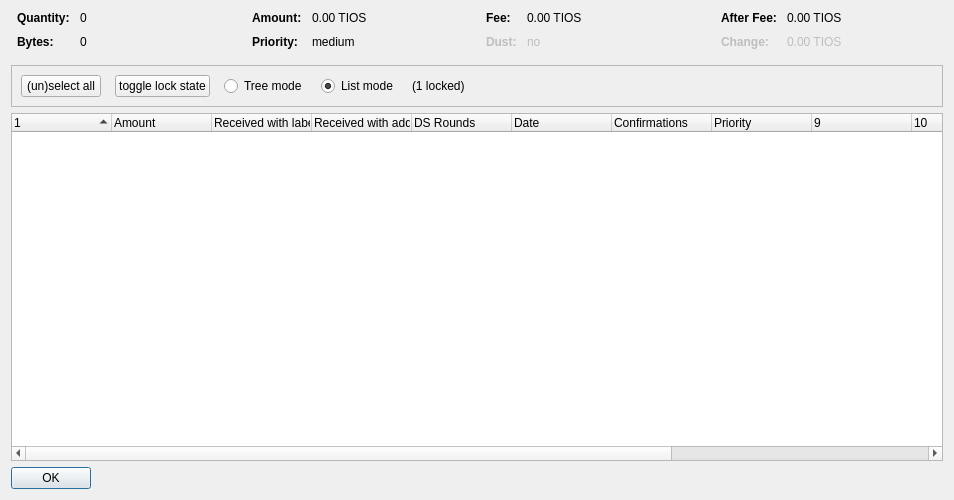
<?xml version="1.0" encoding="UTF-8"?>
<ui version="4.0">
 <class>CoinControlDialog</class>
 <widget class="QDialog" name="CoinControlDialog">
  <property name="geometry">
   <rect>
    <x>0</x>
    <y>0</y>
    <width>954</width>
    <height>500</height>
   </rect>
  </property>
  <property name="windowTitle">
   <string>Coin Selection</string>
  </property>
  <layout class="QVBoxLayout" name="verticalLayout">
   <item>
    <layout class="QHBoxLayout" name="horizontalLayoutTop" stretch="0,0,0,0">
     <property name="topMargin">
      <number>0</number>
     </property>
     <property name="bottomMargin">
      <number>10</number>
     </property>
     <item>
      <layout class="QFormLayout" name="formLayoutCoinControl1">
       <property name="horizontalSpacing">
        <number>10</number>
       </property>
       <property name="verticalSpacing">
        <number>10</number>
       </property>
       <property name="leftMargin">
        <number>6</number>
       </property>
       <property name="rightMargin">
        <number>6</number>
       </property>
       <item row="0" column="0">
        <widget class="QLabel" name="labelCoinControlQuantityText">
         <property name="font">
          <font>
           <weight>75</weight>
           <bold>true</bold>
          </font>
         </property>
         <property name="text">
          <string>Quantity:</string>
         </property>
        </widget>
       </item>
       <item row="0" column="1">
        <widget class="QLabel" name="labelCoinControlQuantity">
         <property name="cursor">
          <cursorShape>IBeamCursor</cursorShape>
         </property>
         <property name="contextMenuPolicy">
          <enum>Qt::ActionsContextMenu</enum>
         </property>
         <property name="text">
          <string notr="true">0</string>
         </property>
         <property name="textInteractionFlags">
          <set>Qt::LinksAccessibleByMouse|Qt::TextSelectableByKeyboard|Qt::TextSelectableByMouse</set>
         </property>
        </widget>
       </item>
       <item row="1" column="0">
        <widget class="QLabel" name="labelCoinControlBytesText">
         <property name="font">
          <font>
           <weight>75</weight>
           <bold>true</bold>
          </font>
         </property>
         <property name="text">
          <string>Bytes:</string>
         </property>
        </widget>
       </item>
       <item row="1" column="1">
        <widget class="QLabel" name="labelCoinControlBytes">
         <property name="cursor">
          <cursorShape>IBeamCursor</cursorShape>
         </property>
         <property name="contextMenuPolicy">
          <enum>Qt::ActionsContextMenu</enum>
         </property>
         <property name="text">
          <string notr="true">0</string>
         </property>
         <property name="textInteractionFlags">
          <set>Qt::LinksAccessibleByMouse|Qt::TextSelectableByKeyboard|Qt::TextSelectableByMouse</set>
         </property>
        </widget>
       </item>
      </layout>
     </item>
     <item>
      <layout class="QFormLayout" name="formLayoutCoinControl2">
       <property name="horizontalSpacing">
        <number>10</number>
       </property>
       <property name="verticalSpacing">
        <number>10</number>
       </property>
       <property name="leftMargin">
        <number>6</number>
       </property>
       <property name="rightMargin">
        <number>6</number>
       </property>
       <item row="0" column="0">
        <widget class="QLabel" name="labelCoinControlAmountText">
         <property name="font">
          <font>
           <weight>75</weight>
           <bold>true</bold>
          </font>
         </property>
         <property name="text">
          <string>Amount:</string>
         </property>
        </widget>
       </item>
       <item row="0" column="1">
        <widget class="QLabel" name="labelCoinControlAmount">
         <property name="cursor">
          <cursorShape>IBeamCursor</cursorShape>
         </property>
         <property name="contextMenuPolicy">
          <enum>Qt::ActionsContextMenu</enum>
         </property>
         <property name="text">
          <string notr="true">0.00 TIOS </string>
         </property>
         <property name="textInteractionFlags">
          <set>Qt::LinksAccessibleByMouse|Qt::TextSelectableByKeyboard|Qt::TextSelectableByMouse</set>
         </property>
        </widget>
       </item>
       <item row="1" column="0">
        <widget class="QLabel" name="labelCoinControlPriorityText">
         <property name="font">
          <font>
           <weight>75</weight>
           <bold>true</bold>
          </font>
         </property>
         <property name="text">
          <string>Priority:</string>
         </property>
        </widget>
       </item>
       <item row="1" column="1">
        <widget class="QLabel" name="labelCoinControlPriority">
         <property name="cursor">
          <cursorShape>IBeamCursor</cursorShape>
         </property>
         <property name="contextMenuPolicy">
          <enum>Qt::ActionsContextMenu</enum>
         </property>
         <property name="text">
          <string>medium</string>
         </property>
         <property name="textInteractionFlags">
          <set>Qt::LinksAccessibleByMouse|Qt::TextSelectableByKeyboard|Qt::TextSelectableByMouse</set>
         </property>
        </widget>
       </item>
      </layout>
     </item>
     <item>
      <layout class="QFormLayout" name="formLayoutCoinControl3">
       <property name="horizontalSpacing">
        <number>10</number>
       </property>
       <property name="verticalSpacing">
        <number>10</number>
       </property>
       <property name="leftMargin">
        <number>6</number>
       </property>
       <property name="rightMargin">
        <number>6</number>
       </property>
       <item row="0" column="0">
        <widget class="QLabel" name="labelCoinControlFeeText">
         <property name="font">
          <font>
           <weight>75</weight>
           <bold>true</bold>
          </font>
         </property>
         <property name="text">
          <string>Fee:</string>
         </property>
        </widget>
       </item>
       <item row="0" column="1">
        <widget class="QLabel" name="labelCoinControlFee">
         <property name="cursor">
          <cursorShape>IBeamCursor</cursorShape>
         </property>
         <property name="contextMenuPolicy">
          <enum>Qt::ActionsContextMenu</enum>
         </property>
         <property name="text">
          <string notr="true">0.00 TIOS </string>
         </property>
         <property name="textInteractionFlags">
          <set>Qt::LinksAccessibleByMouse|Qt::TextSelectableByKeyboard|Qt::TextSelectableByMouse</set>
         </property>
        </widget>
       </item>
       <item row="1" column="0">
        <widget class="QLabel" name="labelCoinControlLowOutputText">
         <property name="enabled">
          <bool>false</bool>
         </property>
         <property name="font">
          <font>
           <weight>75</weight>
           <bold>true</bold>
          </font>
         </property>
         <property name="text">
          <string>Dust:</string>
         </property>
        </widget>
       </item>
       <item row="1" column="1">
        <widget class="QLabel" name="labelCoinControlLowOutput">
         <property name="enabled">
          <bool>false</bool>
         </property>
         <property name="cursor">
          <cursorShape>IBeamCursor</cursorShape>
         </property>
         <property name="contextMenuPolicy">
          <enum>Qt::ActionsContextMenu</enum>
         </property>
         <property name="text">
          <string>no</string>
         </property>
         <property name="textInteractionFlags">
          <set>Qt::LinksAccessibleByMouse|Qt::TextSelectableByKeyboard|Qt::TextSelectableByMouse</set>
         </property>
        </widget>
       </item>
      </layout>
     </item>
     <item>
      <layout class="QFormLayout" name="formLayoutCoinControl4">
       <property name="horizontalSpacing">
        <number>10</number>
       </property>
       <property name="verticalSpacing">
        <number>10</number>
       </property>
       <property name="leftMargin">
        <number>6</number>
       </property>
       <property name="rightMargin">
        <number>6</number>
       </property>
       <item row="0" column="0">
        <widget class="QLabel" name="labelCoinControlAfterFeeText">
         <property name="font">
          <font>
           <weight>75</weight>
           <bold>true</bold>
          </font>
         </property>
         <property name="text">
          <string>After Fee:</string>
         </property>
        </widget>
       </item>
       <item row="0" column="1">
        <widget class="QLabel" name="labelCoinControlAfterFee">
         <property name="cursor">
          <cursorShape>IBeamCursor</cursorShape>
         </property>
         <property name="contextMenuPolicy">
          <enum>Qt::ActionsContextMenu</enum>
         </property>
         <property name="text">
          <string notr="true">0.00 TIOS </string>
         </property>
         <property name="textInteractionFlags">
          <set>Qt::LinksAccessibleByMouse|Qt::TextSelectableByKeyboard|Qt::TextSelectableByMouse</set>
         </property>
        </widget>
       </item>
       <item row="1" column="0">
        <widget class="QLabel" name="labelCoinControlChangeText">
         <property name="enabled">
          <bool>false</bool>
         </property>
         <property name="font">
          <font>
           <weight>75</weight>
           <bold>true</bold>
          </font>
         </property>
         <property name="text">
          <string>Change:</string>
         </property>
        </widget>
       </item>
       <item row="1" column="1">
        <widget class="QLabel" name="labelCoinControlChange">
         <property name="enabled">
          <bool>false</bool>
         </property>
         <property name="cursor">
          <cursorShape>IBeamCursor</cursorShape>
         </property>
         <property name="contextMenuPolicy">
          <enum>Qt::ActionsContextMenu</enum>
         </property>
         <property name="text">
          <string notr="true">0.00 TIOS </string>
         </property>
         <property name="textInteractionFlags">
          <set>Qt::LinksAccessibleByMouse|Qt::TextSelectableByKeyboard|Qt::TextSelectableByMouse</set>
         </property>
        </widget>
       </item>
      </layout>
     </item>
    </layout>
   </item>
   <item>
    <widget class="QFrame" name="frame">
     <property name="minimumSize">
      <size>
       <width>0</width>
       <height>40</height>
      </size>
     </property>
     <property name="frameShape">
      <enum>QFrame::StyledPanel</enum>
     </property>
     <property name="frameShadow">
      <enum>QFrame::Sunken</enum>
     </property>
     <layout class="QHBoxLayout" name="horizontalLayout">
      <item>
       <layout class="QHBoxLayout" name="horizontalLayoutPanel" stretch="0,0,0,0,0,0">
        <property name="spacing">
         <number>14</number>
        </property>
        <item>
         <widget class="QPushButton" name="pushButtonSelectAll">
          <property name="sizePolicy">
           <sizepolicy hsizetype="Maximum" vsizetype="Fixed">
            <horstretch>0</horstretch>
            <verstretch>0</verstretch>
           </sizepolicy>
          </property>
          <property name="text">
           <string>(un)select all</string>
          </property>
          <property name="autoDefault">
           <bool>false</bool>
          </property>
         </widget>
        </item>
        <item>
         <widget class="QPushButton" name="pushButtonToggleLock">
          <property name="sizePolicy">
           <sizepolicy hsizetype="Maximum" vsizetype="Fixed">
            <horstretch>0</horstretch>
            <verstretch>0</verstretch>
           </sizepolicy>
          </property>
          <property name="text">
           <string>toggle lock state</string>
          </property>
          <property name="autoDefault">
           <bool>false</bool>
          </property>
         </widget>
        </item>
        <item>
         <widget class="QRadioButton" name="radioTreeMode">
          <property name="sizePolicy">
           <sizepolicy hsizetype="Maximum" vsizetype="Fixed">
            <horstretch>0</horstretch>
            <verstretch>0</verstretch>
           </sizepolicy>
          </property>
          <property name="text">
           <string>Tree mode</string>
          </property>
         </widget>
        </item>
        <item>
         <widget class="QRadioButton" name="radioListMode">
          <property name="sizePolicy">
           <sizepolicy hsizetype="Maximum" vsizetype="Fixed">
            <horstretch>0</horstretch>
            <verstretch>0</verstretch>
           </sizepolicy>
          </property>
          <property name="text">
           <string>List mode</string>
          </property>
          <property name="checked">
           <bool>true</bool>
          </property>
         </widget>
        </item>
        <item>
         <widget class="QLabel" name="labelLocked">
          <property name="text">
           <string>(1 locked)</string>
          </property>
         </widget>
        </item>
        <item>
         <spacer name="horizontalSpacer">
          <property name="orientation">
           <enum>Qt::Horizontal</enum>
          </property>
          <property name="sizeHint" stdset="0">
           <size>
            <width>40</width>
            <height>20</height>
           </size>
          </property>
         </spacer>
        </item>
       </layout>
      </item>
     </layout>
    </widget>
   </item>
   <item>
    <widget class="CoinControlTreeWidget" name="treeWidget">
     <property name="contextMenuPolicy">
      <enum>Qt::CustomContextMenu</enum>
     </property>
     <property name="sortingEnabled">
      <bool>false</bool>
     </property>
     <property name="columnCount">
      <number>13</number>
     </property>
     <attribute name="headerShowSortIndicator" stdset="0">
      <bool>true</bool>
     </attribute>
     <attribute name="headerStretchLastSection">
      <bool>false</bool>
     </attribute>
     <column>
      <property name="text">
       <string/>
      </property>
     </column>
     <column>
      <property name="text">
       <string>Amount</string>
      </property>
     </column>
     <column>
      <property name="text">
       <string>Received with label</string>
      </property>
     </column>
     <column>
      <property name="text">
       <string>Received with address</string>
      </property>
     </column>
     <column>
      <property name="text">
       <string>DS Rounds</string>
      </property>
     </column>
     <column>
      <property name="text">
       <string>Date</string>
      </property>
     </column>
     <column>
      <property name="text">
       <string>Confirmations</string>
      </property>
      <property name="toolTip">
       <string>Confirmed</string>
      </property>
     </column>
     <column>
      <property name="text">
       <string>Priority</string>
      </property>
     </column>
     <column>
      <property name="text">
       <string/>
      </property>
     </column>
     <column>
      <property name="text">
       <string/>
      </property>
     </column>
     <column>
      <property name="text">
       <string/>
      </property>
     </column>
     <column>
      <property name="text">
       <string/>
      </property>
     </column>
     <column>
      <property name="text">
       <string/>
      </property>
     </column>
    </widget>
   </item>
   <item>
    <widget class="QDialogButtonBox" name="buttonBox">
     <property name="sizePolicy">
      <sizepolicy hsizetype="Maximum" vsizetype="Fixed">
       <horstretch>0</horstretch>
       <verstretch>0</verstretch>
      </sizepolicy>
     </property>
     <property name="orientation">
      <enum>Qt::Horizontal</enum>
     </property>
     <property name="standardButtons">
      <set>QDialogButtonBox::Ok</set>
     </property>
    </widget>
   </item>
  </layout>
 </widget>
 <customwidgets>
  <customwidget>
   <class>CoinControlTreeWidget</class>
   <extends>QTreeWidget</extends>
   <header>coincontroltreewidget.h</header>
  </customwidget>
 </customwidgets>
 <resources/>
 <connections/>
</ui>
